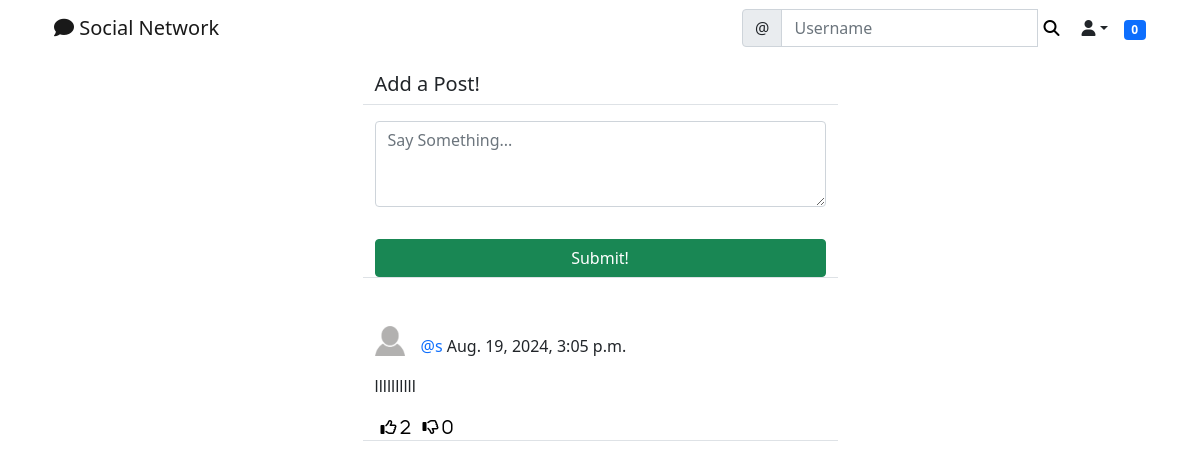
The page /social/ (signed in) on the database as committed earlier.
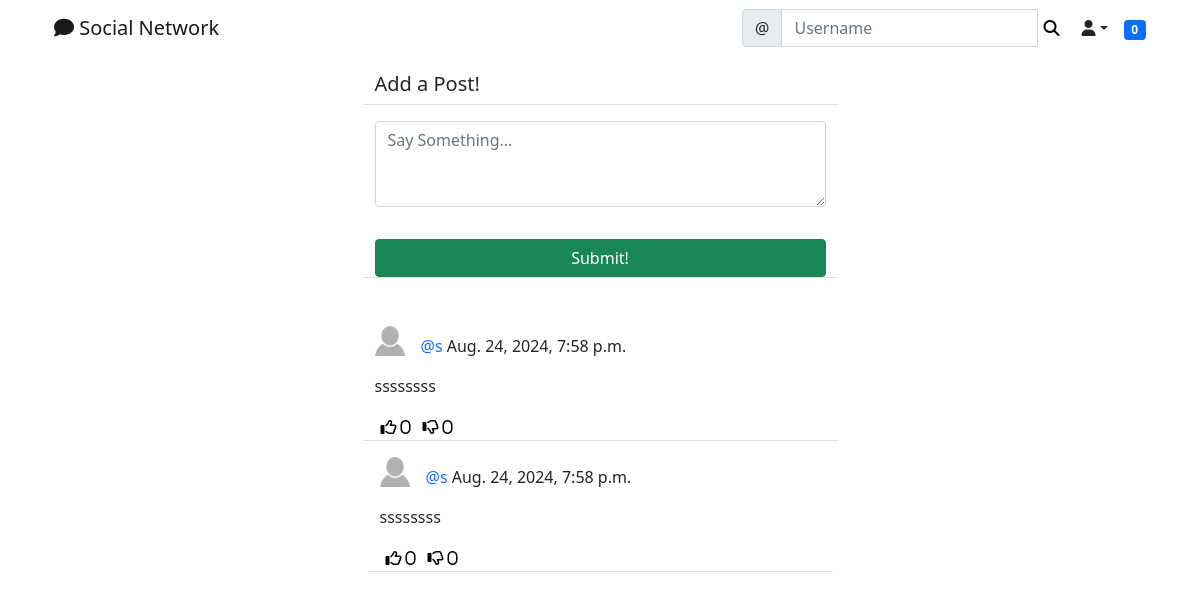
The same page on the database as committed later.
### social/models.py (models this page shows)
class Post(models.Model):
    body = models.TextField()
    created_on = models.DateTimeField(default=timezone.now)
    author = models.ForeignKey(User, on_delete=models.CASCADE)
    likes = models.ManyToManyField(User, blank=True, related_name='likes')
    dislikes = models.ManyToManyField(User, blank=True, related_name='dislikes')

class UserProfile(models.Model):
    user = models.OneToOneField(User, primary_key=True, verbose_name='user', related_name='profile', on_delete=models.CASCADE)
    name = models.CharField(max_length=30, blank=True, null=True)
    bio = models.TextField(max_length=500, blank=True, null=True)
    birth_date=models.DateField(null=True, blank=True)
    location = models.CharField(max_length=100, blank=True, null=True)
    picture = models.ImageField(upload_to='uploads/profile_pictures', default='uploads/profile_pictures/default.png', blank=True)
    followers = models.ManyToManyField(User, blank=True, related_name='followers')

### social/views.py (the view, shortened to what this page needs)
# urls.py: path('', PostListView.as_view(), name='post-list'),
class PostListView(LoginRequiredMixin, View):
    def get(self, request, *args, **kwargs):
        logged_in_user = request.user
        posts = Post.objects.filter(
            author__profile__followers__in=[logged_in_user.id]
        ).order_by('-created_on')  # ترتيب المنشورات من الأحدث إلى الأقدم
        form = PostForm()
        context = {
            'post_list': posts,  # قائمة المنشورات التي سيتم عرضها
            'form': form,        # نموذج لإضافة منشورات جديدة
        }
        return render(request, 'social/post_list.html', context)

### social/forms.py
class PostForm(forms.ModelForm):
    body = forms.CharField(
        label='',
        widget=forms.Textarea(
            attrs={'rows': '3',
                   'placeholder': 'Say Something...'}
        ))
    class Meta:
        model = Post
        fields = ['body']

### landing/templatetags/custom_tags.py (called while the page is built)
@register.inclusion_tag('social/show_notifications.html', takes_context=True)
def show_notifications(context):
    request_user = context['request'].user
    notifications = Notification.objects.filter(to_user=request_user).exclude(user_has_seen=True).order_by('-date')
    return {'notifications': notifications}

### social/templates/social/post_list.html (shortened to what this page needs)
{% extends 'landing/base.html' %}
{% load crispy_forms_tags %}
{% block content %}
<div class="container">
    <div class="row justify-content-center mt-3">
        <div class="col-md-5 col-sm-12 border-bottom">
            <h5>Add a Post!</h5>
        </div>
    </div>
    <div class="row justify-content-center mt-3 mb-5">
        <div class="col-md-5 col-sm-12 border-bottom">
            <form method="POST">
                {{ form | crispy }}
                <div class="d-grid gap-2">
                    <button class="btn btn-success mt-3">Submit!</button>
                </div>
            </form>
        </div>
    </div>
    {% for post in post_list %}
    <div class="row justify-content-center mt-3">
        <div class="col-md-5 col-sm-12 border-bottom position-relative">
            <div>
                <a href="{% url 'profile' post.author.profile.pk %}">
                    <img class="round-circle post-img" height="30" width="30"
                        src="{{ post.author.profile.picture.url }}" />
                </a>
                <p class="post-text">
                    <a class="text-primary post-link"
                        href="{% url 'profile' post.author.profile.pk %}">@{{post.author}}</a> {{ post.created_on }}
                </p>
            </div>
            <div class="position-relative">
                <p>{{ post.body }}</p>
            </div>
            <div class="d-flex flex-row">
                <form method="POST" action="{% url 'like' post.pk %}">
                    <button class="remove-default-btn" type="submit">
                        <i class="far fa-thumbs-up"> <span>{{ post.likes.all.count }}</span></i>
                    </button>
                </form>
                <form method="POST" action="{% url 'dislike' post.pk %}">
                    <button class="remove-default-btn" type="submit">
                        <i class="far fa-thumbs-down"> <span>{{ post.dislikes.all.count }}</span></i>
                    </button>
                </form>
            </div>
        </div>
        {% endfor %}
    </div>
    {% endblock content %}

Rows that differ between the two databases and show on the page:
removed Post: author.profile.picture (placeholder picture), author "s", created_on "Aug. 19, 2024, 3:05 p.m.", body "llllllllll", likes.all.count "2", dislikes.all.count "0"
added Post: author.profile.picture (placeholder picture), author "s", created_on "Aug. 24, 2024, 7:58 p.m.", body "ssssssss", likes.all.count "0", dislikes.all.count "0"
added Post: author.profile.picture (placeholder picture), author "s", created_on "Aug. 24, 2024, 7:58 p.m.", body "ssssssss", likes.all.count "0", dislikes.all.count "0"
